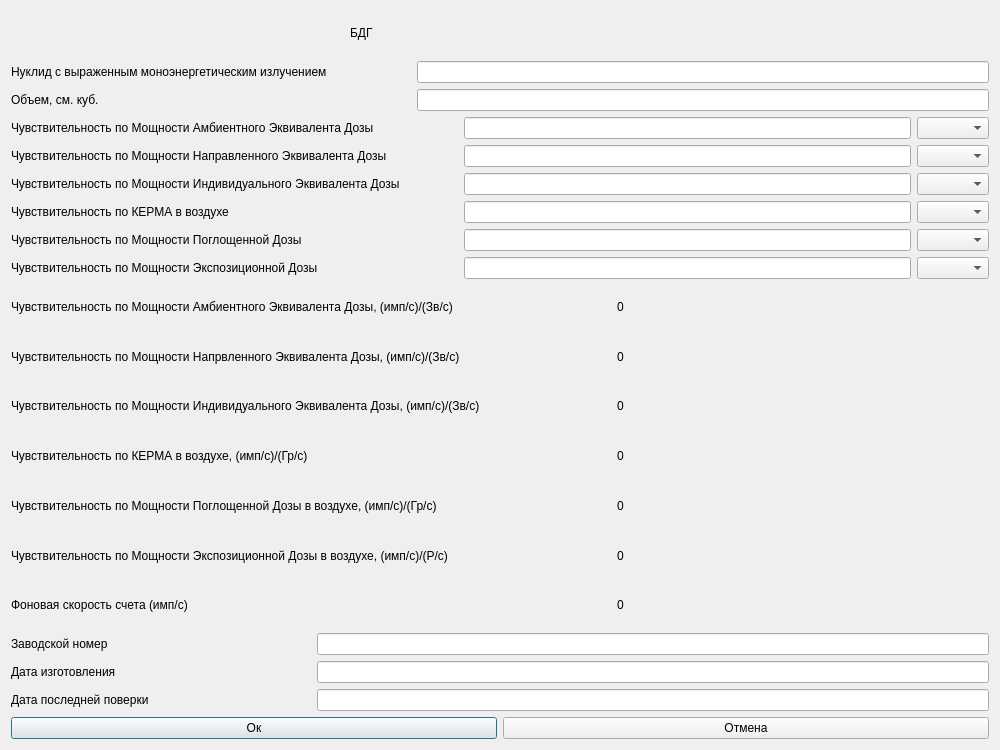
<?xml version="1.0" encoding="UTF-8"?>
<ui version="4.0">
 <class>Settings_verifier_gamma_bdg</class>
 <widget class="QDialog" name="Settings_verifier_gamma_bdg">
  <property name="geometry">
   <rect>
    <x>0</x>
    <y>0</y>
    <width>1000</width>
    <height>750</height>
   </rect>
  </property>
  <property name="windowTitle">
   <string>Dialog</string>
  </property>
  <layout class="QVBoxLayout" name="verticalLayout">
   <item>
    <layout class="QHBoxLayout" name="horizontalLayout_27">
     <item>
      <widget class="QLabel" name="label_26">
       <property name="sizePolicy">
        <sizepolicy hsizetype="Maximum" vsizetype="Preferred">
         <horstretch>0</horstretch>
         <verstretch>0</verstretch>
        </sizepolicy>
       </property>
       <property name="minimumSize">
        <size>
         <width>300</width>
         <height>0</height>
        </size>
       </property>
       <property name="maximumSize">
        <size>
         <width>300</width>
         <height>16777215</height>
        </size>
       </property>
       <property name="text">
        <string>БДГ</string>
       </property>
      </widget>
     </item>
    </layout>
   </item>
   <item>
    <layout class="QHBoxLayout" name="horizontalLayout_28">
     <item>
      <widget class="QLabel" name="label_27">
       <property name="sizePolicy">
        <sizepolicy hsizetype="Maximum" vsizetype="Preferred">
         <horstretch>0</horstretch>
         <verstretch>0</verstretch>
        </sizepolicy>
       </property>
       <property name="minimumSize">
        <size>
         <width>300</width>
         <height>0</height>
        </size>
       </property>
       <property name="maximumSize">
        <size>
         <width>400</width>
         <height>16777215</height>
        </size>
       </property>
       <property name="text">
        <string>Нуклид с выраженным моноэнергетическим излучением</string>
       </property>
      </widget>
     </item>
     <item>
      <widget class="QLineEdit" name="lineEdit">
       <property name="sizePolicy">
        <sizepolicy hsizetype="Minimum" vsizetype="Fixed">
         <horstretch>0</horstretch>
         <verstretch>0</verstretch>
        </sizepolicy>
       </property>
      </widget>
     </item>
    </layout>
   </item>
   <item>
    <layout class="QHBoxLayout" name="horizontalLayout_29">
     <item>
      <widget class="QLabel" name="label_28">
       <property name="sizePolicy">
        <sizepolicy hsizetype="Maximum" vsizetype="Preferred">
         <horstretch>0</horstretch>
         <verstretch>0</verstretch>
        </sizepolicy>
       </property>
       <property name="minimumSize">
        <size>
         <width>300</width>
         <height>0</height>
        </size>
       </property>
       <property name="maximumSize">
        <size>
         <width>400</width>
         <height>16777215</height>
        </size>
       </property>
       <property name="text">
        <string>Объем, см. куб.</string>
       </property>
      </widget>
     </item>
     <item>
      <widget class="QLineEdit" name="lineEdit_16">
       <property name="sizePolicy">
        <sizepolicy hsizetype="Minimum" vsizetype="Fixed">
         <horstretch>0</horstretch>
         <verstretch>0</verstretch>
        </sizepolicy>
       </property>
       <property name="minimumSize">
        <size>
         <width>300</width>
         <height>0</height>
        </size>
       </property>
      </widget>
     </item>
    </layout>
   </item>
   <item>
    <layout class="QHBoxLayout" name="horizontalLayout_30">
     <item>
      <widget class="QLabel" name="label_29">
       <property name="sizePolicy">
        <sizepolicy hsizetype="Expanding" vsizetype="Preferred">
         <horstretch>0</horstretch>
         <verstretch>0</verstretch>
        </sizepolicy>
       </property>
       <property name="minimumSize">
        <size>
         <width>300</width>
         <height>0</height>
        </size>
       </property>
       <property name="maximumSize">
        <size>
         <width>800</width>
         <height>16777215</height>
        </size>
       </property>
       <property name="text">
        <string>Чувствительность по Мощности Амбиентного Эквивалента Дозы</string>
       </property>
      </widget>
     </item>
     <item>
      <layout class="QHBoxLayout" name="horizontalLayout_31">
       <item>
        <widget class="QLineEdit" name="lineEdit_17">
         <property name="minimumSize">
          <size>
           <width>300</width>
           <height>0</height>
          </size>
         </property>
         <property name="maximumSize">
          <size>
           <width>500</width>
           <height>16777215</height>
          </size>
         </property>
        </widget>
       </item>
      </layout>
     </item>
     <item>
      <widget class="QComboBox" name="comboBox_7"/>
     </item>
    </layout>
   </item>
   <item>
    <layout class="QHBoxLayout" name="horizontalLayout_32">
     <item>
      <widget class="QLabel" name="label_30">
       <property name="sizePolicy">
        <sizepolicy hsizetype="Expanding" vsizetype="Preferred">
         <horstretch>0</horstretch>
         <verstretch>0</verstretch>
        </sizepolicy>
       </property>
       <property name="minimumSize">
        <size>
         <width>300</width>
         <height>0</height>
        </size>
       </property>
       <property name="maximumSize">
        <size>
         <width>800</width>
         <height>16777215</height>
        </size>
       </property>
       <property name="text">
        <string>Чувствительность по Мощности Направленного Эквивалента Дозы</string>
       </property>
      </widget>
     </item>
     <item>
      <layout class="QHBoxLayout" name="horizontalLayout_33">
       <item>
        <widget class="QLineEdit" name="lineEdit_18">
         <property name="minimumSize">
          <size>
           <width>300</width>
           <height>0</height>
          </size>
         </property>
         <property name="maximumSize">
          <size>
           <width>500</width>
           <height>16777215</height>
          </size>
         </property>
        </widget>
       </item>
      </layout>
     </item>
     <item>
      <widget class="QComboBox" name="comboBox_8"/>
     </item>
    </layout>
   </item>
   <item>
    <layout class="QHBoxLayout" name="horizontalLayout_34">
     <item>
      <widget class="QLabel" name="label_31">
       <property name="sizePolicy">
        <sizepolicy hsizetype="Expanding" vsizetype="Preferred">
         <horstretch>0</horstretch>
         <verstretch>0</verstretch>
        </sizepolicy>
       </property>
       <property name="minimumSize">
        <size>
         <width>300</width>
         <height>0</height>
        </size>
       </property>
       <property name="maximumSize">
        <size>
         <width>800</width>
         <height>16777215</height>
        </size>
       </property>
       <property name="text">
        <string>Чувствительность по Мощности Индивидуального Эквивалента Дозы</string>
       </property>
      </widget>
     </item>
     <item>
      <layout class="QHBoxLayout" name="horizontalLayout_35">
       <item>
        <widget class="QLineEdit" name="lineEdit_19">
         <property name="minimumSize">
          <size>
           <width>300</width>
           <height>0</height>
          </size>
         </property>
         <property name="maximumSize">
          <size>
           <width>500</width>
           <height>16777215</height>
          </size>
         </property>
        </widget>
       </item>
      </layout>
     </item>
     <item>
      <widget class="QComboBox" name="comboBox_9"/>
     </item>
    </layout>
   </item>
   <item>
    <layout class="QHBoxLayout" name="horizontalLayout_36">
     <item>
      <widget class="QLabel" name="label_32">
       <property name="sizePolicy">
        <sizepolicy hsizetype="Expanding" vsizetype="Preferred">
         <horstretch>0</horstretch>
         <verstretch>0</verstretch>
        </sizepolicy>
       </property>
       <property name="minimumSize">
        <size>
         <width>300</width>
         <height>0</height>
        </size>
       </property>
       <property name="maximumSize">
        <size>
         <width>800</width>
         <height>16777215</height>
        </size>
       </property>
       <property name="text">
        <string>Чувствительность по КЕРМА в воздухе</string>
       </property>
      </widget>
     </item>
     <item>
      <layout class="QHBoxLayout" name="horizontalLayout_37">
       <item>
        <widget class="QLineEdit" name="lineEdit_20">
         <property name="minimumSize">
          <size>
           <width>300</width>
           <height>0</height>
          </size>
         </property>
         <property name="maximumSize">
          <size>
           <width>500</width>
           <height>16777215</height>
          </size>
         </property>
        </widget>
       </item>
      </layout>
     </item>
     <item>
      <widget class="QComboBox" name="comboBox_10"/>
     </item>
    </layout>
   </item>
   <item>
    <layout class="QHBoxLayout" name="horizontalLayout_38">
     <item>
      <widget class="QLabel" name="label_33">
       <property name="sizePolicy">
        <sizepolicy hsizetype="Expanding" vsizetype="Preferred">
         <horstretch>0</horstretch>
         <verstretch>0</verstretch>
        </sizepolicy>
       </property>
       <property name="minimumSize">
        <size>
         <width>300</width>
         <height>0</height>
        </size>
       </property>
       <property name="maximumSize">
        <size>
         <width>800</width>
         <height>16777215</height>
        </size>
       </property>
       <property name="text">
        <string>Чувствительность по Мощности Поглощенной Дозы</string>
       </property>
      </widget>
     </item>
     <item>
      <layout class="QHBoxLayout" name="horizontalLayout_39">
       <item>
        <widget class="QLineEdit" name="lineEdit_21">
         <property name="minimumSize">
          <size>
           <width>300</width>
           <height>0</height>
          </size>
         </property>
         <property name="maximumSize">
          <size>
           <width>500</width>
           <height>16777215</height>
          </size>
         </property>
        </widget>
       </item>
      </layout>
     </item>
     <item>
      <widget class="QComboBox" name="comboBox_11"/>
     </item>
    </layout>
   </item>
   <item>
    <layout class="QHBoxLayout" name="horizontalLayout_40">
     <item>
      <widget class="QLabel" name="label_34">
       <property name="sizePolicy">
        <sizepolicy hsizetype="Expanding" vsizetype="Preferred">
         <horstretch>0</horstretch>
         <verstretch>0</verstretch>
        </sizepolicy>
       </property>
       <property name="minimumSize">
        <size>
         <width>300</width>
         <height>0</height>
        </size>
       </property>
       <property name="maximumSize">
        <size>
         <width>800</width>
         <height>16777215</height>
        </size>
       </property>
       <property name="text">
        <string>Чувствительность по Мощности Экспозиционной Дозы</string>
       </property>
      </widget>
     </item>
     <item>
      <layout class="QHBoxLayout" name="horizontalLayout_41">
       <item>
        <widget class="QLineEdit" name="lineEdit_22">
         <property name="minimumSize">
          <size>
           <width>300</width>
           <height>0</height>
          </size>
         </property>
         <property name="maximumSize">
          <size>
           <width>500</width>
           <height>16777215</height>
          </size>
         </property>
        </widget>
       </item>
      </layout>
     </item>
     <item>
      <widget class="QComboBox" name="comboBox_12"/>
     </item>
    </layout>
   </item>
   <item>
    <layout class="QHBoxLayout" name="horizontalLayout_42">
     <item>
      <widget class="QLabel" name="label_35">
       <property name="sizePolicy">
        <sizepolicy hsizetype="Expanding" vsizetype="Preferred">
         <horstretch>0</horstretch>
         <verstretch>0</verstretch>
        </sizepolicy>
       </property>
       <property name="minimumSize">
        <size>
         <width>300</width>
         <height>0</height>
        </size>
       </property>
       <property name="maximumSize">
        <size>
         <width>600</width>
         <height>16777215</height>
        </size>
       </property>
       <property name="text">
        <string>Чувствительность по Мощности Амбиентного Эквивалента Дозы, (имп/с)/(Зв/с)</string>
       </property>
      </widget>
     </item>
     <item>
      <widget class="QLabel" name="label_36">
       <property name="text">
        <string>0</string>
       </property>
      </widget>
     </item>
    </layout>
   </item>
   <item>
    <layout class="QHBoxLayout" name="horizontalLayout_43">
     <item>
      <widget class="QLabel" name="label_37">
       <property name="sizePolicy">
        <sizepolicy hsizetype="Expanding" vsizetype="Preferred">
         <horstretch>0</horstretch>
         <verstretch>0</verstretch>
        </sizepolicy>
       </property>
       <property name="minimumSize">
        <size>
         <width>300</width>
         <height>0</height>
        </size>
       </property>
       <property name="maximumSize">
        <size>
         <width>600</width>
         <height>16777215</height>
        </size>
       </property>
       <property name="text">
        <string>Чувствительность по Мощности Напрвленного Эквивалента Дозы, (имп/с)/(Зв/с)</string>
       </property>
      </widget>
     </item>
     <item>
      <widget class="QLabel" name="label_38">
       <property name="text">
        <string>0</string>
       </property>
      </widget>
     </item>
    </layout>
   </item>
   <item>
    <layout class="QHBoxLayout" name="horizontalLayout_44">
     <item>
      <widget class="QLabel" name="label_39">
       <property name="sizePolicy">
        <sizepolicy hsizetype="Expanding" vsizetype="Preferred">
         <horstretch>0</horstretch>
         <verstretch>0</verstretch>
        </sizepolicy>
       </property>
       <property name="minimumSize">
        <size>
         <width>300</width>
         <height>0</height>
        </size>
       </property>
       <property name="maximumSize">
        <size>
         <width>600</width>
         <height>16777215</height>
        </size>
       </property>
       <property name="text">
        <string>Чувствительность по Мощности Индивидуального Эквивалента Дозы, (имп/с)/(Зв/с)</string>
       </property>
      </widget>
     </item>
     <item>
      <widget class="QLabel" name="label_40">
       <property name="text">
        <string>0</string>
       </property>
      </widget>
     </item>
    </layout>
   </item>
   <item>
    <layout class="QHBoxLayout" name="horizontalLayout_45">
     <item>
      <widget class="QLabel" name="label_41">
       <property name="sizePolicy">
        <sizepolicy hsizetype="Expanding" vsizetype="Preferred">
         <horstretch>0</horstretch>
         <verstretch>0</verstretch>
        </sizepolicy>
       </property>
       <property name="minimumSize">
        <size>
         <width>300</width>
         <height>0</height>
        </size>
       </property>
       <property name="maximumSize">
        <size>
         <width>600</width>
         <height>16777215</height>
        </size>
       </property>
       <property name="text">
        <string>Чувствительность по КЕРМА в воздухе, (имп/с)/(Гр/с)</string>
       </property>
      </widget>
     </item>
     <item>
      <widget class="QLabel" name="label_42">
       <property name="text">
        <string>0</string>
       </property>
      </widget>
     </item>
    </layout>
   </item>
   <item>
    <layout class="QHBoxLayout" name="horizontalLayout_46">
     <item>
      <widget class="QLabel" name="label_43">
       <property name="sizePolicy">
        <sizepolicy hsizetype="Expanding" vsizetype="Preferred">
         <horstretch>0</horstretch>
         <verstretch>0</verstretch>
        </sizepolicy>
       </property>
       <property name="minimumSize">
        <size>
         <width>300</width>
         <height>0</height>
        </size>
       </property>
       <property name="maximumSize">
        <size>
         <width>600</width>
         <height>16777215</height>
        </size>
       </property>
       <property name="text">
        <string>Чувствительность по Мощности Поглощенной Дозы в воздухе, (имп/с)/(Гр/с)</string>
       </property>
      </widget>
     </item>
     <item>
      <widget class="QLabel" name="label_44">
       <property name="text">
        <string>0</string>
       </property>
      </widget>
     </item>
    </layout>
   </item>
   <item>
    <layout class="QHBoxLayout" name="horizontalLayout_47">
     <item>
      <widget class="QLabel" name="label_45">
       <property name="sizePolicy">
        <sizepolicy hsizetype="Expanding" vsizetype="Preferred">
         <horstretch>0</horstretch>
         <verstretch>0</verstretch>
        </sizepolicy>
       </property>
       <property name="minimumSize">
        <size>
         <width>300</width>
         <height>0</height>
        </size>
       </property>
       <property name="maximumSize">
        <size>
         <width>600</width>
         <height>16777215</height>
        </size>
       </property>
       <property name="text">
        <string>Чувствительность по Мощности Экспозиционной Дозы в воздухе, (имп/с)/(Р/с)</string>
       </property>
      </widget>
     </item>
     <item>
      <widget class="QLabel" name="label_46">
       <property name="text">
        <string>0</string>
       </property>
      </widget>
     </item>
    </layout>
   </item>
   <item>
    <layout class="QHBoxLayout" name="horizontalLayout_53">
     <item>
      <widget class="QLabel" name="label_52">
       <property name="sizePolicy">
        <sizepolicy hsizetype="Expanding" vsizetype="Preferred">
         <horstretch>0</horstretch>
         <verstretch>0</verstretch>
        </sizepolicy>
       </property>
       <property name="minimumSize">
        <size>
         <width>300</width>
         <height>0</height>
        </size>
       </property>
       <property name="maximumSize">
        <size>
         <width>600</width>
         <height>16777215</height>
        </size>
       </property>
       <property name="text">
        <string>Фоновая скорость счета (имп/с)</string>
       </property>
      </widget>
     </item>
     <item>
      <widget class="QLabel" name="label_53">
       <property name="text">
        <string>0</string>
       </property>
      </widget>
     </item>
    </layout>
   </item>
   <item>
    <layout class="QHBoxLayout" name="horizontalLayout_49">
     <item>
      <widget class="QLabel" name="label_48">
       <property name="sizePolicy">
        <sizepolicy hsizetype="Maximum" vsizetype="Preferred">
         <horstretch>0</horstretch>
         <verstretch>0</verstretch>
        </sizepolicy>
       </property>
       <property name="minimumSize">
        <size>
         <width>300</width>
         <height>0</height>
        </size>
       </property>
       <property name="maximumSize">
        <size>
         <width>300</width>
         <height>16777215</height>
        </size>
       </property>
       <property name="text">
        <string>Заводской номер</string>
       </property>
      </widget>
     </item>
     <item>
      <widget class="QLineEdit" name="lineEdit_24">
       <property name="minimumSize">
        <size>
         <width>300</width>
         <height>0</height>
        </size>
       </property>
      </widget>
     </item>
    </layout>
   </item>
   <item>
    <layout class="QHBoxLayout" name="horizontalLayout_50">
     <item>
      <widget class="QLabel" name="label_49">
       <property name="sizePolicy">
        <sizepolicy hsizetype="Maximum" vsizetype="Preferred">
         <horstretch>0</horstretch>
         <verstretch>0</verstretch>
        </sizepolicy>
       </property>
       <property name="minimumSize">
        <size>
         <width>300</width>
         <height>0</height>
        </size>
       </property>
       <property name="maximumSize">
        <size>
         <width>300</width>
         <height>16777215</height>
        </size>
       </property>
       <property name="text">
        <string>Дата изготовления</string>
       </property>
      </widget>
     </item>
     <item>
      <widget class="QLineEdit" name="lineEdit_25">
       <property name="minimumSize">
        <size>
         <width>300</width>
         <height>0</height>
        </size>
       </property>
      </widget>
     </item>
    </layout>
   </item>
   <item>
    <layout class="QHBoxLayout" name="horizontalLayout_51">
     <item>
      <widget class="QLabel" name="label_50">
       <property name="sizePolicy">
        <sizepolicy hsizetype="Maximum" vsizetype="Preferred">
         <horstretch>0</horstretch>
         <verstretch>0</verstretch>
        </sizepolicy>
       </property>
       <property name="minimumSize">
        <size>
         <width>300</width>
         <height>0</height>
        </size>
       </property>
       <property name="maximumSize">
        <size>
         <width>300</width>
         <height>16777215</height>
        </size>
       </property>
       <property name="text">
        <string>Дата последней поверки</string>
       </property>
      </widget>
     </item>
     <item>
      <widget class="QLineEdit" name="lineEdit_26">
       <property name="minimumSize">
        <size>
         <width>300</width>
         <height>0</height>
        </size>
       </property>
       <property name="text">
        <string/>
       </property>
      </widget>
     </item>
    </layout>
   </item>
   <item>
    <layout class="QHBoxLayout" name="horizontalLayout_52">
     <item>
      <widget class="QPushButton" name="pushButton_3">
       <property name="text">
        <string>Ок</string>
       </property>
      </widget>
     </item>
     <item>
      <widget class="QPushButton" name="pushButton_4">
       <property name="text">
        <string>Отмена</string>
       </property>
      </widget>
     </item>
    </layout>
   </item>
  </layout>
 </widget>
 <resources/>
 <connections/>
</ui>
